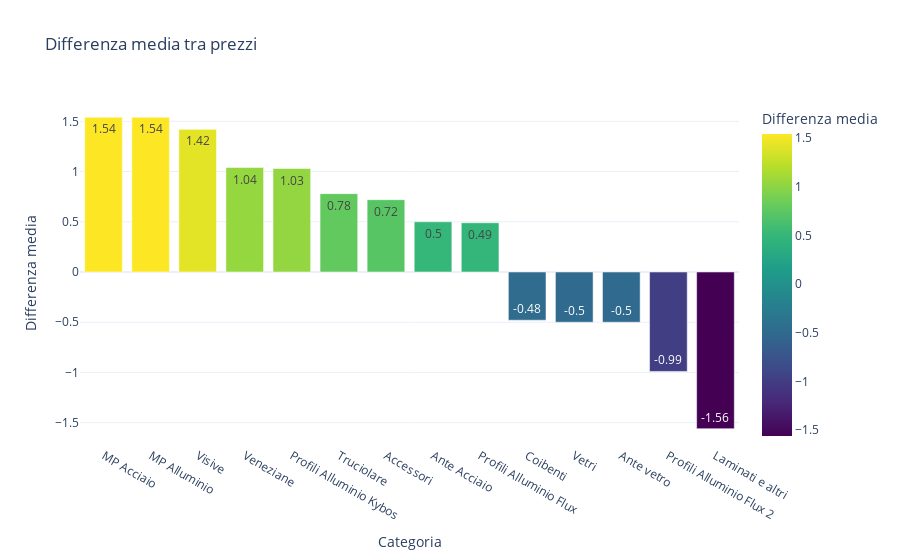

The notebook cell saved with this chart:
### Code cell
fig = px.bar(df_mean_deltas, x=df_mean_deltas.index, y="Delta_avg", template="plotly_white", 
             title="Differenza media tra prezzi",
             labels={"Delta_avg":"Differenza media", "Categoria":"Categoria"}, color="Delta_avg", 
             color_continuous_scale=px.colors.sequential.Viridis, text="Delta_avg")
fig.write_html("vista_listino/delta_media_prezzi.html")
fig.show()

### Figure 1 — Plotly figure (JSON) as saved in the notebook; plotly's stock layout.template omitted (floating-point values rounded to 4 significant figures)
{"data": [{"alignmentgroup": "True", "hovertemplate": "Categoria=%{x}<br>Differenza media=%{marker.color}<extra></extra>", "legendgroup": "", "marker": {"color": [1.54, 1.54, 1.42, 1.04, 1.03, 0.78, 0.72, 0.5, 0.49, -0.48, -0.5, -0.5, -0.99, -1.56], "coloraxis": "coloraxis", "pattern": {"shape": ""}}, "name": "", "offsetgroup": "", "orientation": "v", "showlegend": false, "text": [1.54, 1.54, 1.42, 1.04, 1.03, 0.78, 0.72, 0.5, 0.49, -0.48, -0.5, -0.5, -0.99, -1.56], "textposition": "auto", "type": "bar", "x": ["MP Acciaio", "MP Alluminio", "Visive", "Veneziane", "Profili Alluminio Kybos", "Truciolare", "Accessori", "Ante Acciaio", "Profili Alluminio Flux", "Coibenti", "Vetri", "Ante vetro", "Profili Alluminio Flux 2", "Laminati e altri"], "xaxis": "x", "y": [1.54, 1.54, 1.42, 1.04, 1.03, 0.78, 0.72, 0.5, 0.49, -0.48, -0.5, -0.5, -0.99, -1.56], "yaxis": "y"}], "layout": {"barmode": "relative", "coloraxis": {"colorbar": {"title": {"text": "Differenza media"}}, "colorscale": [[0, "#440154"], [0.1111, "#482878"], [0.2222, "#3e4989"], [0.3333, "#31688e"], [0.4444, "#26828e"], [0.5556, "#1f9e89"], [0.6667, "#35b779"], [0.7778, "#6ece58"], [0.8889, "#b5de2b"], [1, "#fde725"]]}, "legend": {"tracegroupgap": 0}, "title": {"text": "Differenza media tra prezzi"}, "xaxis": {"anchor": "y", "domain": [0, 1], "title": {"text": "Categoria"}}, "yaxis": {"anchor": "x", "domain": [0, 1], "title": {"text": "Differenza media"}}}}
